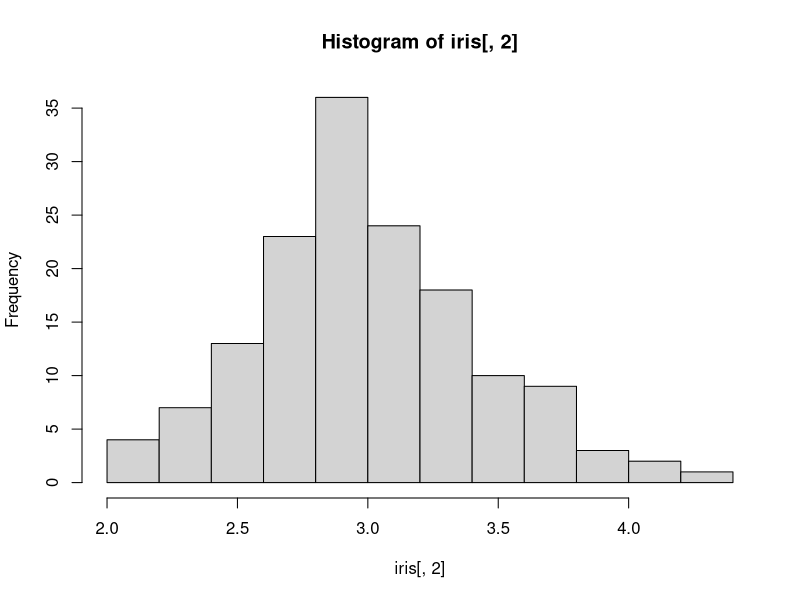

The R script that drew this image:
# Criando matrizes

# Número de Linhas
matrix (c(1,2,3,4,5,6), nr = 2)
matrix (c(1:6), nr = 2, byrow = TRUE)
matrix(c(1:6), nr = 3)
matrix(c(1:6), nr = 6)

# Número de colunas
matrix(c(1:6), nc=2)

help("matrix")

# Matriz precisa um número de elementos que seja 
# múltiplo do númeor de linhas
matrix(c(1:6), nc = 2)
matrix(c(1:5), nc = 2)

# Criando matrizes a partir de 
# vetores e preenchendo a aprtir das linhas
dados <- rep(1:10)
dados
matrix(data = dados, nrow = 5, ncol = 2, byrow = T)
matrix(data = dados, nrow = 5, ncol = 2)

# Fatiando a Matriz
mat <- matrix(c(2:5), nr = 2)
mat
mat[1,2]
mat[2,2]
mat[,2]
View(iris)
iris[,2]
mean(iris[,2])
hist(iris[,2])

# Transposta da matriz
m <- matrix(c(2,4,5,12), nr = 2, nc = 2)
m
t(m)

# Nomeando a Matriz
m1 <- matrix(c("Física", "Termo", "Matemática", "PO"), nr = 2)
m1

dimnames(m1) <- (list( c("Linha 1", "Linha 2"), c("coluna 1", "coluna 2")))
m1

# Indexando linhas e colunas no momento de criação da matriz
matrix(c(1:4), nr = 2, 
       dimnames = list( c("Linha 1", "Linha 2"),c("coluna 1", "coluna 2")))

# Combinando Matrizes
m2 <- matrix(c(2:5), nr = 2)
m2
m3 <- matrix(c(6:9), nr = 2)
m3

m4 <- cbind(m2, m3)
m4

m5 <- rbind(m2, m3)
m5











